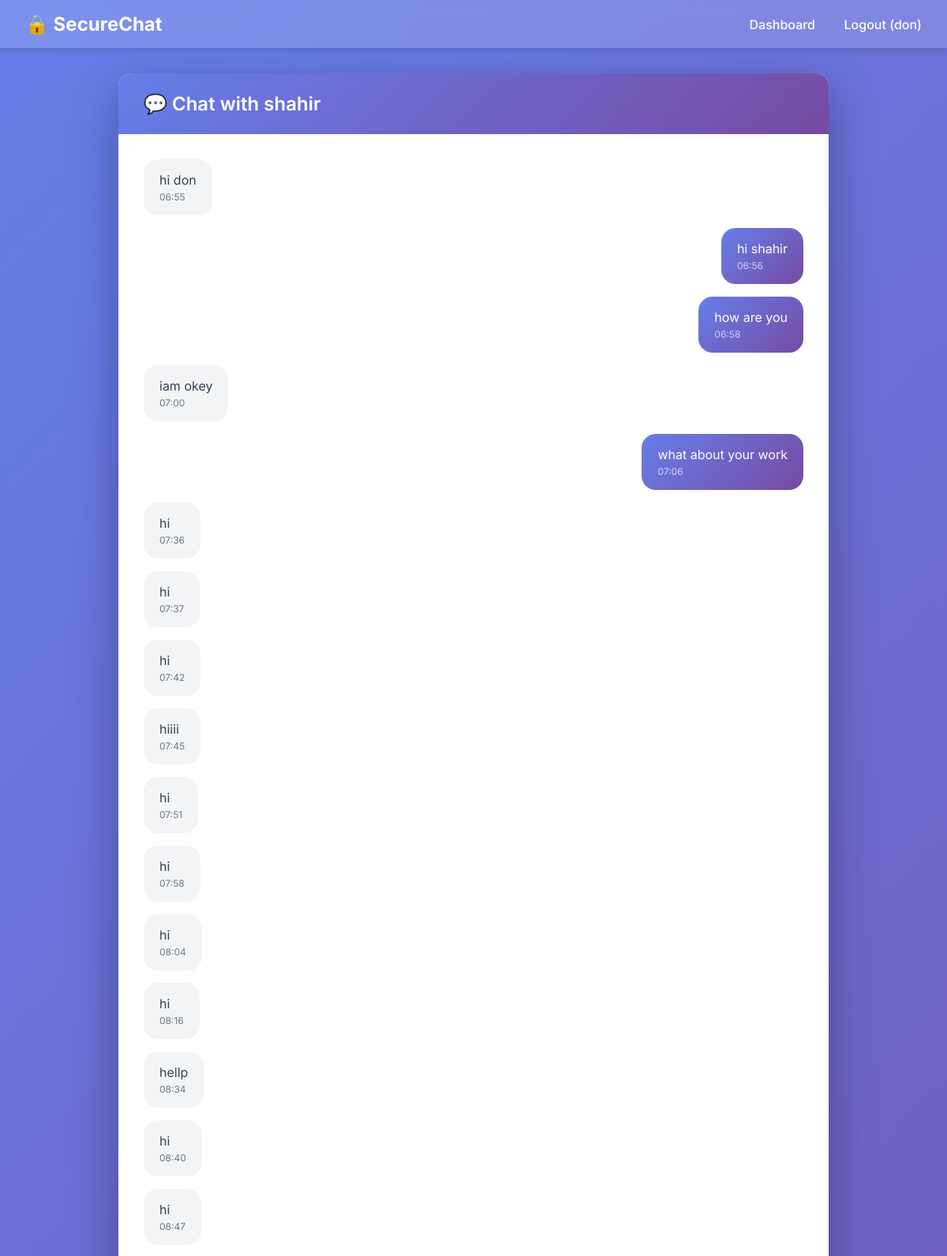
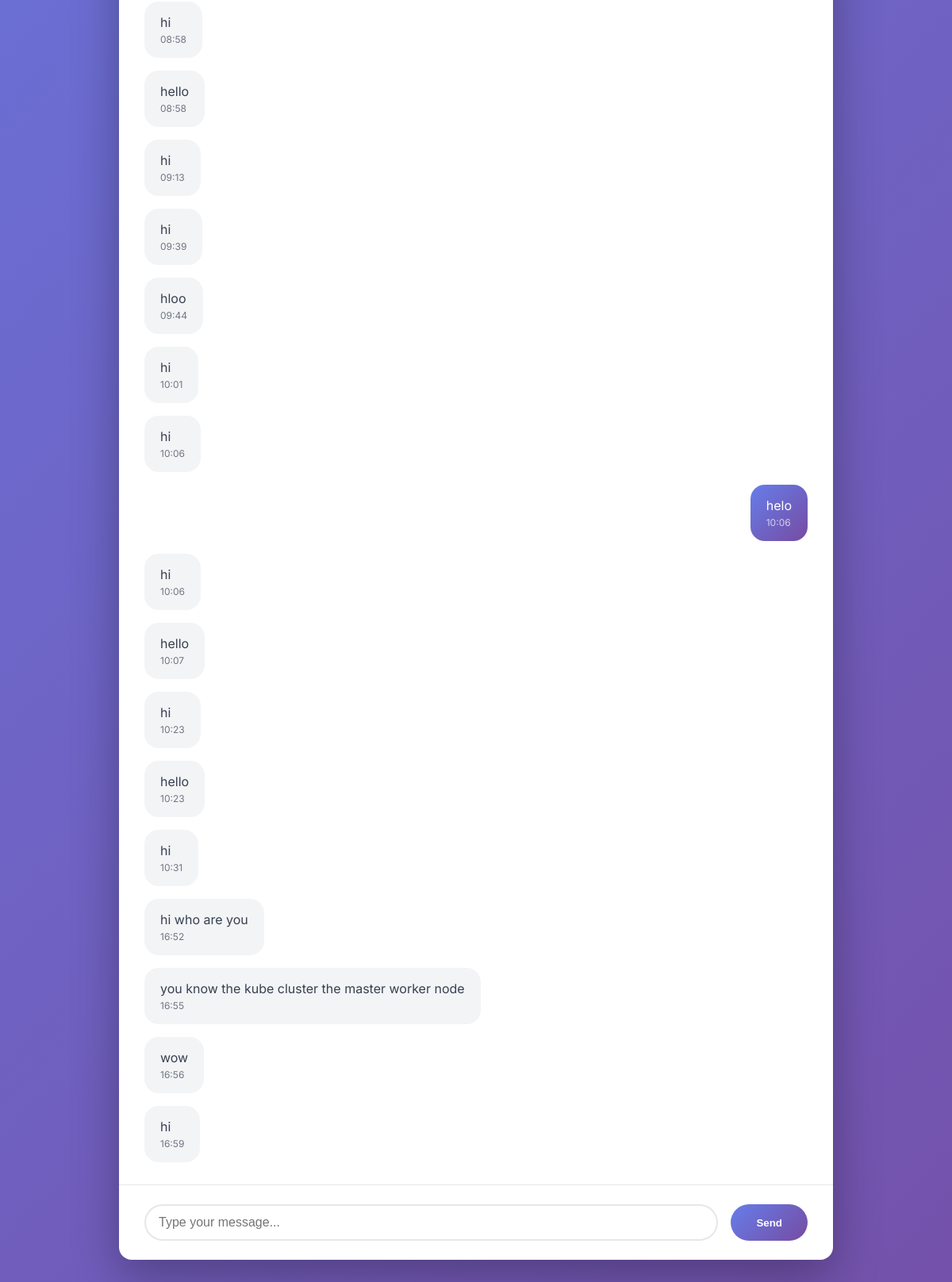
The app's page /chat/1 (signed in) with its own data (2 pictures, top to bottom).
### app/models.py (models this page shows)
class User(db.Model):
    id = db.Column(db.Integer, primary_key=True)
    username = db.Column(db.String(80), unique=True, nullable=False)
    password = db.Column(db.String(120), nullable=False)  # Plain text (vulnerable)
    created_at = db.Column(db.DateTime, default=datetime.utcnow)

class Message(db.Model):
    id = db.Column(db.Integer, primary_key=True)
    sender_id = db.Column(db.Integer, db.ForeignKey('user.id'))
    receiver_id = db.Column(db.Integer, db.ForeignKey('user.id'))
    content = db.Column(db.Text, nullable=False)
    timestamp = db.Column(db.DateTime, default=datetime.utcnow)

### app/routes/chat.py (the view)
@chat_bp.route('/chat/<int:friend_id>')
def chat(friend_id):
    if 'user_id' not in session:
        return redirect(url_for('auth.login'))
    user_id = session['user_id']
    friend = User.query.get(friend_id)
    if not friend:
        return "Friend not found", 404
    friendship = Friendship.query.filter(
        ((Friendship.user_id == user_id) & (Friendship.friend_id == friend_id)) |
        ((Friendship.user_id == friend_id) & (Friendship.friend_id == user_id)),
        Friendship.status == 'accepted'
    ).first()
    if not friendship:
        return "Not friends", 403
    messages = Message.query.filter(
        ((Message.sender_id == user_id) & (Message.receiver_id == friend_id)) |
        ((Message.sender_id == friend_id) & (Message.receiver_id == user_id))
    ).order_by(Message.timestamp.asc()).all()
    return render_template('chat.html', friend=friend, messages=messages)

### app/templates/chat.html (shortened to what this page needs)
{% extends "base.html" %}
{% block content %}
<div class="chat-container">
    <div class="chat-header">
        💬 Chat with {{ friend.username }}
    </div>
    <div class="chat-messages" id="messages">
        {% for message in messages %}
        <div class="message {% if message.sender_id == session.user_id %}sent{% else %}received{% endif %}">
            <div class="message-bubble">
                <div>{{ message.content }}</div>
                <div class="message-time">{{ message.timestamp.strftime('%H:%M') }}</div>
            </div>
        </div>
        {% endfor %}
    </div>
    <div class="chat-input">
        <input type="text" id="messageInput" placeholder="Type your message..." onkeypress="handleKeyPress(event)">
        <button onclick="sendMessage()">Send</button>
    </div>
</div>
{% endblock %}

### app/templates/base.html (shortened to what this page needs)
<!DOCTYPE html>
<html lang="en">
<head>
</head>
<body>
    <nav>
        <div class="logo">🔒 SecureChat</div>
        <div class="nav-links">
            {% if session.username %}
                <a href="{{ url_for('friends.dashboard') }}">Dashboard</a>
                <a href="{{ url_for('auth.logout') }}">Logout ({{ session.username }})</a>
            {% else %}
                <a href="{{ url_for('auth.login') }}">Login</a>
                <a href="{{ url_for('auth.register') }}">Register</a>
            {% endif %}
        </div>
    </nav>
    <div class="container">
        {% block content %}{% endblock %}
    </div>
</body>
</html>

### app/templates/base.html (style rules this page uses)
* { margin: 0; padding: 0; box-sizing: border-box; }
body { font-family: 'Inter', sans-serif; background: linear-gradient(135deg, #667eea 0%, #764ba2 100%); min-height: 100vh; display: flex; flex-direction: column; }
nav { background: rgba(255,255,255,0.15); backdrop-filter: blur(10px); padding: 1rem 2rem; display: flex; justify-content: space-between; align-items: center; box-shadow: 0 4px 6px rgba(0,0,0,0.1); }
nav .logo { font-size: 1.5rem; font-weight: 700; color: white; }
nav .nav-links a { color: white; text-decoration: none; margin-left: 2rem; font-weight: 500; transition: opacity 0.3s; }
.container { flex: 1; max-width: 1200px; width: 100%; margin: 2rem auto; padding: 0 1rem; }

### app/templates/chat.html (style rules this page uses)
.chat-container { background: white; border-radius: 16px; max-width: 900px; margin: 0 auto; height: 80vh; display: flex; flex-direction: column; box-shadow: 0 20px 60px rgba(0,0,0,0.3); }
.chat-header { background: linear-gradient(135deg, #667eea 0%, #764ba2 100%); color: white; padding: 1.5rem 2rem; border-radius: 16px 16px 0 0; font-size: 1.5rem; font-weight: 600; }
.chat-messages { flex: 1; padding: 2rem; overflow-y: auto; }
.message { margin-bottom: 1rem; display: flex; }
.message.sent { justify-content: flex-end; }
.message-bubble { max-width: 60%; padding: 1rem 1.25rem; border-radius: 18px; word-wrap: break-word; }
.message.sent .message-bubble { background: linear-gradient(135deg, #667eea 0%, #764ba2 100%); color: white; }
.message.received .message-bubble { background: #f3f4f6; color: #374151; }
.message-time { font-size: 0.75rem; margin-top: 0.25rem; opacity: 0.7; }
.chat-input { padding: 1.5rem 2rem; border-top: 1px solid #e5e7eb; display: flex; gap: 1rem; }
.chat-input input { flex: 1; padding: 0.75rem 1rem; border: 2px solid #e5e7eb; border-radius: 25px; font-size: 1rem; }
.chat-input button { padding: 0.75rem 2rem; background: linear-gradient(135deg, #667eea 0%, #764ba2 100%); color: white; border: none; border-radius: 25px; font-weight: 600; cursor: pointer; }

### records on screen
User: username "shahir"
Message: content "hi don", timestamp "06:55"
Message: content "hi shahir", timestamp "06:56"
Message: content "how are you", timestamp "06:58"
Message: content "iam okey", timestamp "07:00"
Message: content "what about your work", timestamp "07:06"
Message: content "hi", timestamp "07:36"
Message: content "hi", timestamp "07:37"
Message: content "hi", timestamp "07:42"
Message: content "hiiii", timestamp "07:45"
Message: content "hi", timestamp "07:51"
Message: content "hi", timestamp "07:58"
Message: content "hi", timestamp "08:04"
Message: content "hi", timestamp "08:16"
Message: content "hellp", timestamp "08:34"
Message: content "hi", timestamp "08:40"
Message: content "hi", timestamp "08:47"
Message: content "hi", timestamp "08:58"
Message: content "hello", timestamp "08:58"
Message: content "hi", timestamp "09:13"
Message: content "hi", timestamp "09:39"
Message: content "hloo", timestamp "09:44"
Message: content "hi", timestamp "10:01"
Message: content "hi", timestamp "10:06"
Message: content "helo", timestamp "10:06"
Message: content "hi", timestamp "10:06"
Message: content "hello", timestamp "10:07"
Message: content "hi", timestamp "10:23"
Message: content "hello", timestamp "10:23"
Message: content "hi", timestamp "10:31"
Message: content "hi who are you", timestamp "16:52"
Message: content "you know the kube cluster the master worker node", timestamp "16:55"
Message: content "wow", timestamp "16:56"
Message: content "hi", timestamp "16:59"

### other values on screen
{{ session.username }} "don"
